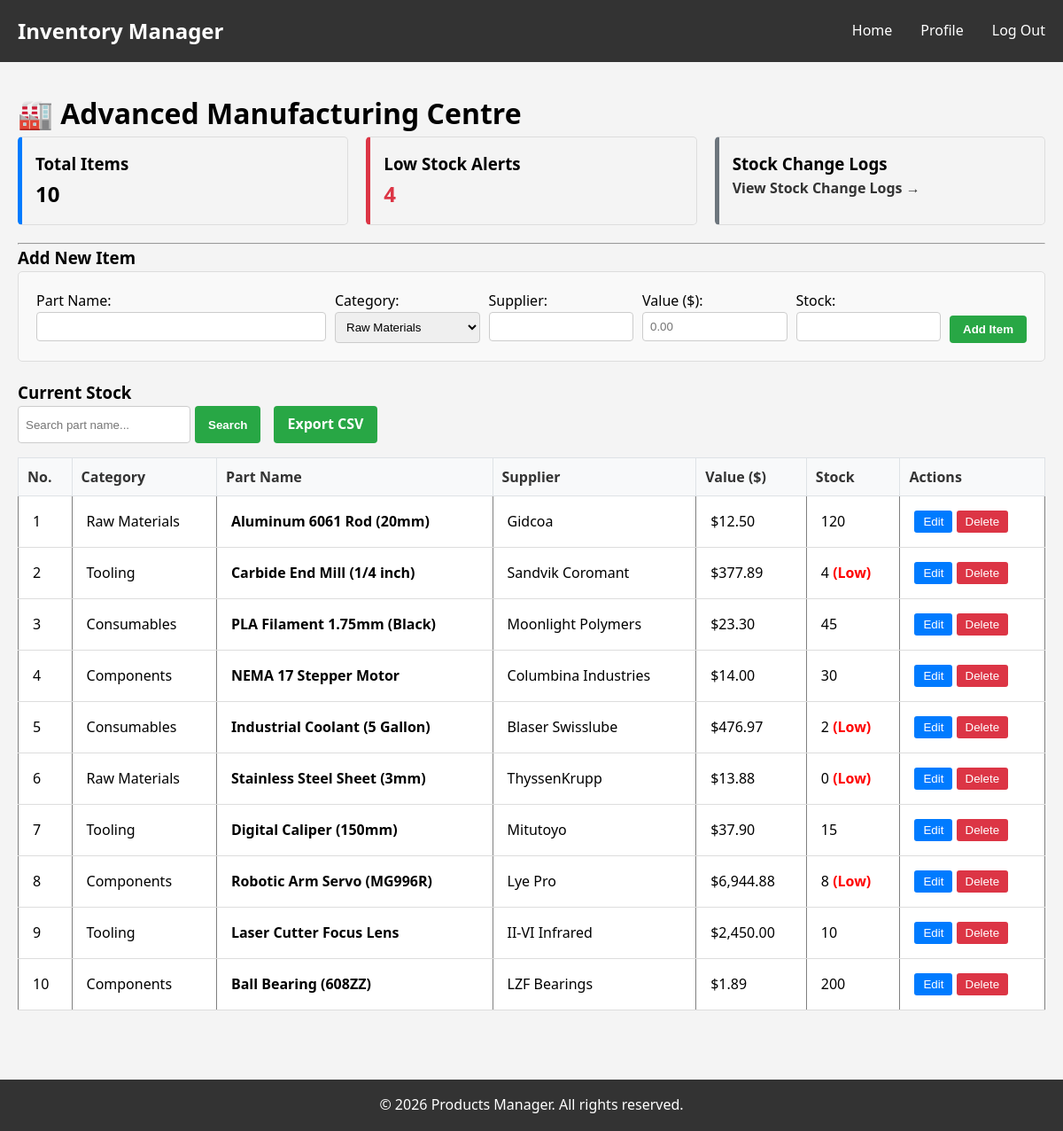
Screenshot of /pages/manage_inventory.php (signed in) with the database file from the repository.
### tables this page shows
CREATE TABLE `inventory` (
    `id` INT AUTO_INCREMENT PRIMARY KEY,
    `part_name` VARCHAR(100) NOT NULL,
    `category` VARCHAR(50) DEFAULT 'General',
    `supplier` VARCHAR(100) DEFAULT 'Unknown',
    `stock_level` INT NOT NULL DEFAULT 0,
    `cost_per_part` FLOAT(6,2),
    `status` ENUM('active', 'obsolete') DEFAULT 'active',
    `is_deleted` TINYINT(1) DEFAULT 0, 
    `updated_at` TIMESTAMP DEFAULT CURRENT_TIMESTAMP ON UPDATE CURRENT_TIMESTAMP
);

### utils/inventory_logic.php (called while the page is built, shortened)
<?php
function getInventory($conn, $search = '') {
    $items = [];
    try {
        if (!empty($search)) {
            $stmt = $conn->prepare(
                "SELECT * FROM inventory
                 WHERE (part_name LIKE ? OR category LIKE ? OR id = ?)
                   AND is_deleted = 0
                 ORDER BY id ASC"
            );
            $searchTerm = "%$search%";
            $stmt->bind_param("sss", $searchTerm, $searchTerm, $search);
            $stmt->execute();
            $result = $stmt->get_result();
        } else {
            $result = $conn->query(
                "SELECT * FROM inventory
                 WHERE is_deleted = 0
                 ORDER BY id ASC"
            );
        }
        while ($row = $result->fetch_assoc()) {
            $items[] = $row;
        }
        return $items;
    } catch (Exception $e) {
        return [];
    }
}

### pages/manage_inventory.php (the view, shortened to what this page needs)
<?php
require_once '../config/config.php';
require_once '../utils/inventory_logic.php';
$searchTerm = $_GET['search'] ?? '';
$inventoryItems = getInventory($conn, $searchTerm);
$totalItems = count($inventoryItems);
$lowStockCount = 0;
foreach ($inventoryItems as $item) {
    if ($item['stock_level'] < 10) $lowStockCount++;
}
require_once '../includes/header.php';
?>
<link rel="stylesheet" href="../css/style.css">
<div class="container">
    <h1>🏭 Advanced Manufacturing Centre</h1>
    <div style="display: flex; gap: 20px; margin-bottom: 20px;">
        <div style="flex: 1; padding: 15px; background: #f4f4f4; border: 1px solid #ddd; border-radius: 5px; border-left: 5px solid #007bff;">
            <h3>Total Items</h3>
            <p style="font-size: 24px; font-weight: bold; margin: 0;"><?php echo $totalItems; ?></p>
        </div>
        <div style="flex: 1; padding: 15px; background: #f4f4f4; border: 1px solid #ddd; border-radius: 5px; border-left: 5px solid #dc3545;">
            <h3>Low Stock Alerts</h3>
            <p style="font-size: 24px; font-weight: bold; margin: 0; color: #dc3545;"><?php echo $lowStockCount; ?></p>
        </div>
        <div style="flex: 1; padding: 15px; background: #f4f4f4; border: 1px solid #ddd; border-radius: 5px; border-left: 5px solid #6c757d;">
            <h3>Stock Change Logs</h3>
            <p><a href="<?php echo BASE_URL; ?>/audit/stock_logs.php"
   style="text-decoration: none; color: #333; font-weight: bold;">
    View Stock Change Logs &rarr;
</a></p>
        </div>
    </div>
    <hr>
    <h3 id="formTitle">Add New Item</h3>
    <form id="inventoryForm" method="POST" action="" style="background: #f9f9f9; padding: 20px; border: 1px solid #ddd; margin-bottom: 20px; border-radius: 5px;">
        <div style="display: flex; gap: 10px; flex-wrap: wrap;">
            <div style="flex: 2;">
                <label>Part Name:</label><br>
                <input type="text" name="part_name" id="inputName" required style="width: 100%; padding: 8px; border: 1px solid #ccc; border-radius: 4px;">
            </div>
            <div style="flex: 1;">
                <label>Category:</label><br>
                <select name="category" id="inputCategory" style="width: 100%; padding: 8px; border: 1px solid #ccc; border-radius: 4px;">
                    <option>Raw Materials</option>
                </select>
            </div>
            <div style="flex: 1;">
                <label>Supplier:</label><br>
                <input type="text" name="supplier" id="inputSupplier" style="width: 100%; padding: 8px; border: 1px solid #ccc; border-radius: 4px;">
            </div>
            <div style="flex: 1;">
                <label>Value ($):</label><br> <input type="number" step="0.01" name="cost_per_part" id="inputcost_per_part" max="10000" placeholder="0.00" required style="width: 100%; padding: 8px; border: 1px solid #ccc; border-radius: 4px;">
            </div>
            <div style="flex: 1;">
                <label>Stock:</label><br>
                <input type="number" name="quantity" id="inputQty" required style="width: 100%; padding: 8px; border: 1px solid #ccc; border-radius: 4px;">
            </div>
            <div style="display: flex; align-items: flex-end;">
                <button type="submit" id="submitBtn" class="btn-green">Add Item</button>
            </div>
        </div>
    </form>
    <h3>Current Stock</h3>
    <form method="GET" style="margin-bottom: 10px; display: flex; gap: 5px;">
        <input type="text" name="search" placeholder="Search part name..." value="<?php echo htmlspecialchars($searchTerm); ?>" style="padding: 8px; border: 1px solid #ccc; border-radius: 4px;">
        <button type="submit" class="btn-green">Search</button>
        <a href="manage_inventory.php?export=true" class="btn-green" style="margin-left: 10px;">Export CSV</a>
    </form>
    <table border="1" cellpadding="10" cellspacing="0" style="width: 100%; border-collapse: collapse; margin-bottom: 30px;">
        <tr style="background: #e9ecef; color: black; font-weight: bold;">
            <th style="padding: 10px; border: 1px solid #dee2e6;">No.</th>
            <th style="padding: 10px; border: 1px solid #dee2e6;">Category</th>
            <th style="padding: 10px; border: 1px solid #dee2e6;">Part Name</th>
            <th style="padding: 10px; border: 1px solid #dee2e6;">Supplier</th>
            <th style="padding: 10px; border: 1px solid #dee2e6;">Value ($)</th> <th style="padding: 10px; border: 1px solid #dee2e6;">Stock</th>
            <th style="padding: 10px; border: 1px solid #dee2e6;">Actions</th>
        </tr>
        <?php if (count($inventoryItems) > 0): ?>
            <?php $rowNumber = 1; ?>
            <?php foreach ($inventoryItems as $item): ?>
                <tr style="border-bottom: 1px solid #eee;">
                    <td><?php echo $rowNumber++; ?></td>
                    <td><?php echo htmlspecialchars($item['category']); ?></td>
                    <td><b><?php echo htmlspecialchars($item['part_name']); ?></b></td>
                    <td><?php echo htmlspecialchars($item['supplier']); ?></td>
                    <td>$<?php echo number_format($item['cost_per_part'], 2); ?></td> <td>
                        <?php echo $item['stock_level']; ?>
                        <?php if($item['stock_level'] < 10) echo " <span style='color:red; font-weight:bold;'>(Low)</span>"; ?>
                    </td>
                    <td>
                        <button class="btn-blue" onclick="editItem(
                            '<?php echo $item['id']; ?>',
                            '<?php echo addslashes($item['part_name']); ?>',
                            '<?php echo $item['stock_level']; ?>',
                            '<?php echo addslashes($item['category']); ?>',
                            '<?php echo addslashes($item['supplier']); ?>',
                            '<?php echo $item['cost_per_part']; ?>'
                        )">Edit</button>
                        <form method="POST" style="display:inline;" onsubmit="return confirm('Delete this item?');">
                            <button class="btn-red">Delete</button>
                        </form>
                    </td>
                </tr>
            <?php endforeach; ?>
        <?php else: ?>
            <tr><td colspan="7" style="text-align: center;">No items found.</td></tr>
        <?php endif; ?>
    </table>
</div>
<?php require_once '../includes/footer.php'; ?>

### css/style.css (style rules this page uses)
* { margin: 0; padding: 0; box-sizing: border-box; }
.container { max-width: 1200px; width: 100%; margin: 0 auto; padding: 0 20px; }
table { width: 100%; border-collapse: collapse; margin-top: 1rem; background-color: white; }
table th, table td { padding: 1rem; text-align: left; border-bottom: 1px solid #ddd; }
table th { background-color: #f8f9fa; font-weight: bold; color: #333; }

### pages/manage_inventory.php (style rules this page uses)
.btn-green { background-color: #28a745; color: white; border: none; padding: 8px 15px; border-radius: 4px; cursor: pointer; text-decoration: none; font-weight: bold; }
.btn-blue { background-color: #007bff; color: white; border: none; padding: 5px 10px; border-radius: 3px; cursor: pointer; }
.btn-red { background-color: #dc3545; color: white; border: none; padding: 5px 10px; border-radius: 3px; cursor: pointer; }

### rows the page displays
inventory: category "Raw Materials", part_name "Aluminum 6061 Rod (20mm)", supplier "Gidcoa", cost_per_part "12.50", stock_level "120"
inventory: category "Tooling", part_name "Carbide End Mill (1/4 inch)", supplier "Sandvik Coromant", cost_per_part "377.89", stock_level "4", shows "(Low)"
inventory: category "Consumables", part_name "PLA Filament 1.75mm (Black)", supplier "Moonlight Polymers", cost_per_part "23.30", stock_level "45"
inventory: category "Components", part_name "NEMA 17 Stepper Motor", supplier "Columbina Industries", cost_per_part "14.00", stock_level "30"
inventory: category "Consumables", part_name "Industrial Coolant (5 Gallon)", supplier "Blaser Swisslube", cost_per_part "476.97", stock_level "2", shows "(Low)"
inventory: category "Raw Materials", part_name "Stainless Steel Sheet (3mm)", supplier "ThyssenKrupp", cost_per_part "13.88", stock_level "0", shows "(Low)"
inventory: category "Tooling", part_name "Digital Caliper (150mm)", supplier "Mitutoyo", cost_per_part "37.90", stock_level "15"
inventory: category "Components", part_name "Robotic Arm Servo (MG996R)", supplier "Lye Pro", cost_per_part "6,944.88", stock_level "8", shows "(Low)"
inventory: category "Tooling", part_name "Laser Cutter Focus Lens", supplier "II-VI Infrared", cost_per_part "2,450.00", stock_level "10"
inventory: category "Components", part_name "Ball Bearing (608ZZ)", supplier "LZF Bearings", cost_per_part "1.89", stock_level "200"

### other values shown
$totalItems "10"
$lowStockCount "4"
